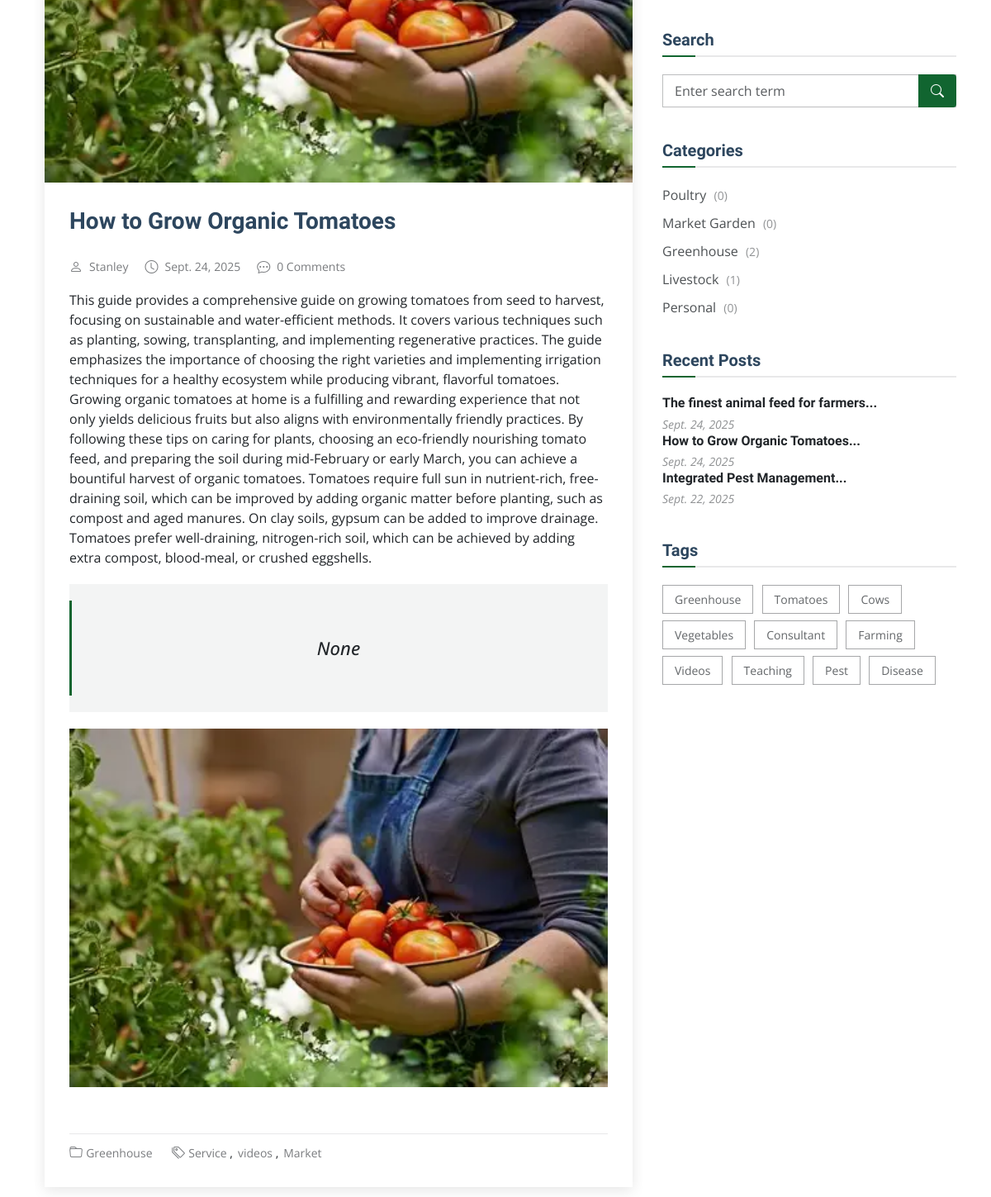
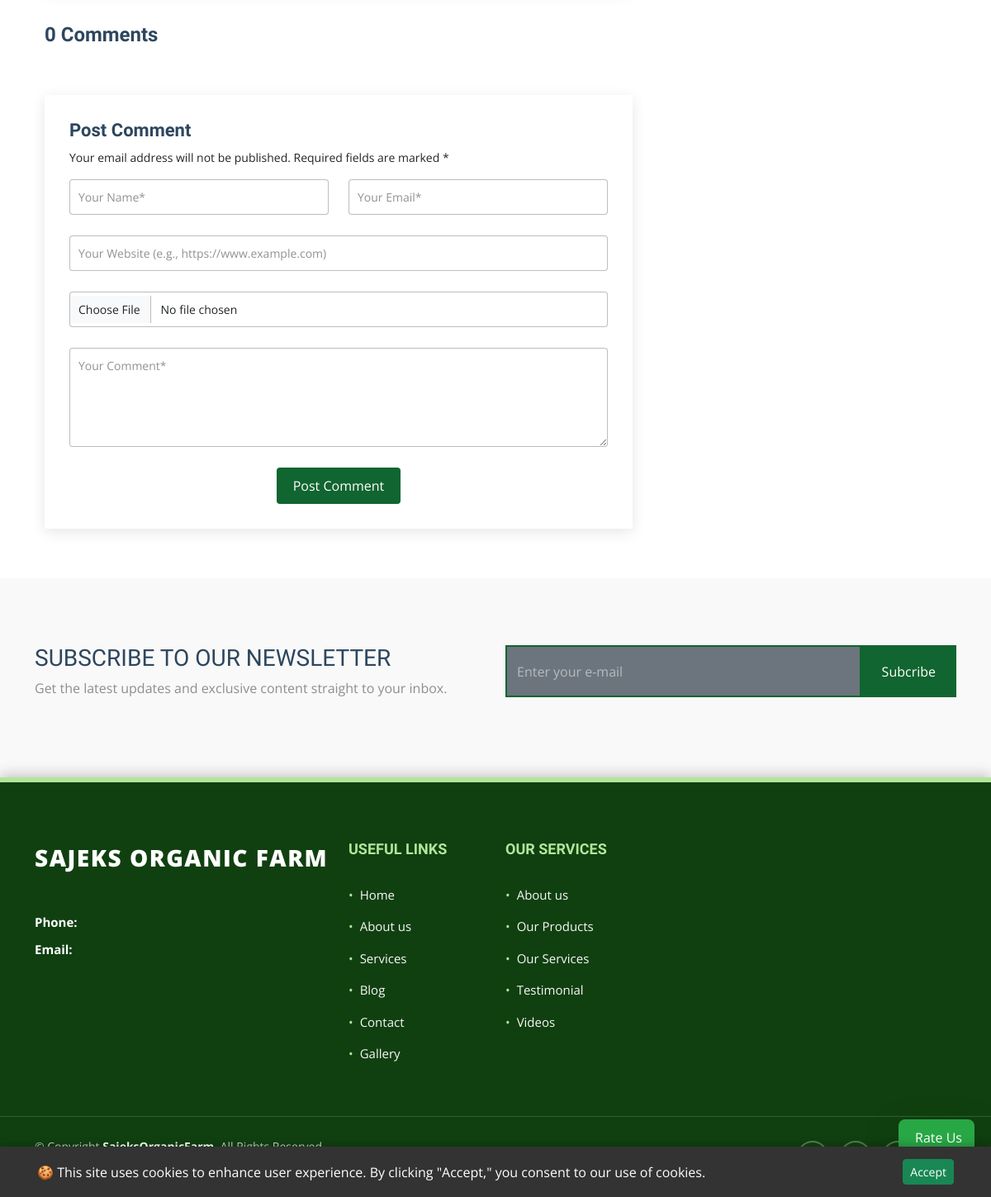
The page /blog_detail/2/ (lower part) on the database as committed earlier (2 pictures, top to bottom).
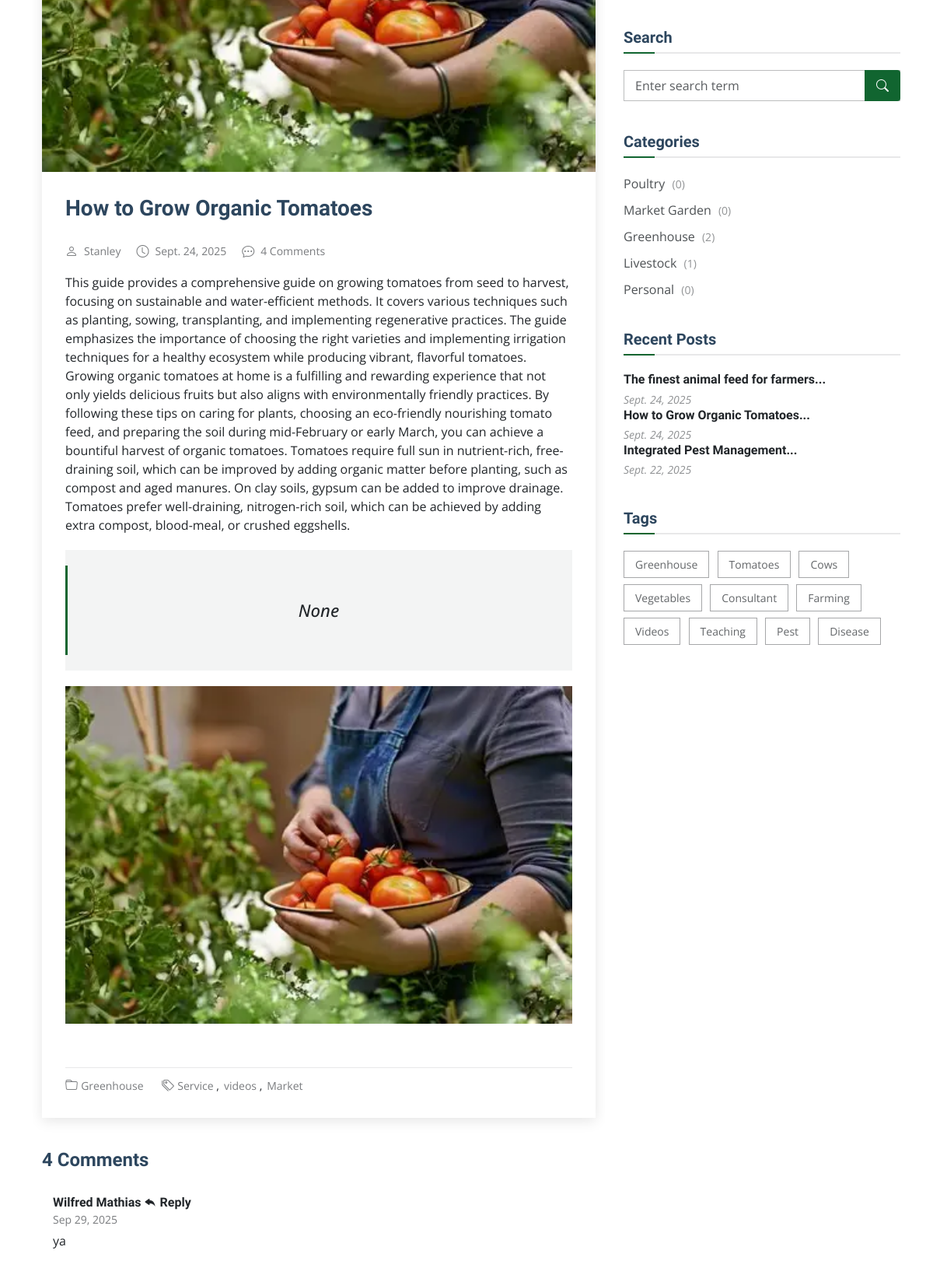
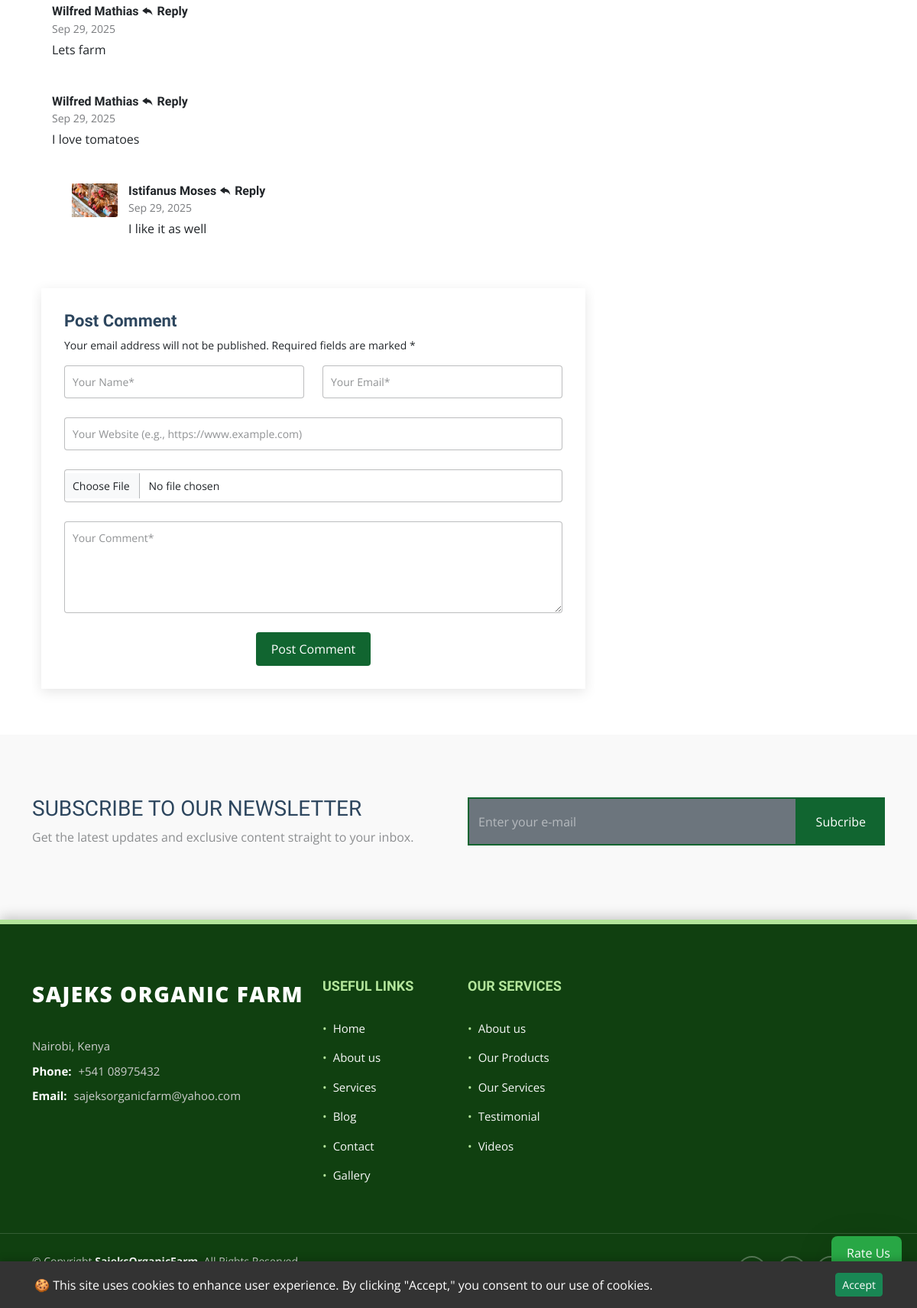
The same page on the database as committed later (2 pictures, top to bottom).
### sajeksApp/models.py (models this page shows, shortened)
class Category(models.Model):
    name = models.CharField(max_length=100)
    slug = models.SlugField(unique=True, help_text="A URL-friendly short label.")
    class Meta:
        verbose_name_plural = "Categories"
    def __str__(self):
        return self.name

class Blog(models.Model):
    title = models.CharField(max_length=255)
    slug = models.SlugField(unique=True, help_text="A URL-friendly short label.")
    author = models.ForeignKey(User, on_delete=models.CASCADE, related_name='blog_posts')
    img = models.ImageField(upload_to = 'blog_img', null=True, help_text='Upload the first image for this post')
    content = CKEditor5Field('Text', config_name='extends')
    blockquote = models.CharField(max_length=255, null=True, blank=True, help_text='Optional Quote. If you have a special short quote to support this post')
    img2 = models.ImageField(upload_to = 'blog_img', null=True, blank=True, help_text='Upload the optional second image for this post')
    content2 = CKEditor5Field(max_length = 500000, null =True, blank = True, help_text = 'Option. If you want to add second post to back up the second image you uploaded')
    categories = models.ManyToManyField(Category, related_name='posts')
    created_on = models.DateTimeField(auto_now_add=True)
    updated_on = models.DateTimeField(auto_now=True)
    tag = models.ForeignKey(Tags, on_delete=models.CASCADE, related_name='tags', null=True, blank=True)
    class Meta:
        ordering = ['-created_on']

class Tags(models.Model):
    name = models.CharField(max_length=100)

class Comment(models.Model):
    full_name=models.CharField(max_length=1000)
    blog = models.ForeignKey(Blog, on_delete=models.CASCADE)
    content = CKEditor5Field(max_length = 1000, null=True, blank =True)
    parent = models.ForeignKey(
        'self',
        on_delete=models.CASCADE,
        null=True,
        blank=True,
        related_name='replies'
    )
    email = models.EmailField(max_length=100, null=True, blank=True)
    website = models.URLField(max_length=100, null =True, blank=True)
    img = models.ImageField(upload_to = 'blog_img', null=True, blank=True, help_text='Upload the optional image for this post')
    created_on = models.DateTimeField(auto_now_add=True)
    updated_on = models.DateTimeField(auto_now=True)

class adminContact(models.Model):
    location = models.CharField(max_length=50)
    email = models.EmailField(max_length=50)
    call= models.CharField(max_length=50)

### sajeksApp/views.py (the view, shortened to what this page needs)
# urls.py: path('blog_detail/<int:blog_id>/', views.blog_detail, name ='blog_detail'),
def blog_detail(request, blog_id):
    try:
        blog = get_object_or_404(Blog, id=blog_id)
    except Blog.DoesNotExist:
        messages.info(request, 'This blog does not exist')
    recent_post = Blog.objects.all()
    tags = Tags.objects.all()
    categories = Category.objects.annotate(post_count = Count('posts') )
    top_level_comments = Comment.objects.filter(blog=blog, parent=None).order_by('-created_on')
    comment_count = Comment.objects.filter(blog=blog)
    if request.method == 'POST':
        form = CommentForm(request.POST, request.FILES)
        if form.is_valid():
            new_comment = form.save(commit=False)
            new_comment.blog = blog
            parent_id = form.cleaned_data.get('parent')
            if parent_id:
                parent_comment = get_object_or_404(Comment, id=parent_id)
                new_comment.parent = parent_comment
            new_comment.save()
            redirect_url = f"{reverse('blog_detail', args=[blog.id])}#comment-form-section"
            return redirect(redirect_url)
    else:
        form = CommentForm()
    search_blogs = None
    search_form = SearchForm(request.GET or None)
    subscribtion_form = SubscribtionForm()
    contact = adminContact.objects.first()
    msg_countig = Contact.objects.filter(status =True)
    message_count = msg_countig.count()
    context = {
        'admincontact':contact,
        'blog': blog,
        'recent_posts': recent_post,
        'comments': top_level_comments,
        'form': form,
        'comment_count': comment_count.count(),
        'categories_count':categories,
        'tags':tags,
        'search_blog':search_blogs,
        'search_form':search_form,
        'sub_form': subscribtion_form,
        'message_count':message_count
    }
    return render(request, 'sajeksApp/blog-details.html', context)

### sajeksApp/forms.py
class TestimonialForm(forms.ModelForm):
    rating = forms.IntegerField(
        label='Rate Your Experience (1 to 5 Stars)',
        widget=forms.RadioSelect(choices=[
            (1, '⭐'),
            (2, '⭐⭐'),
            (3, '⭐⭐⭐'),
            (4, '⭐⭐⭐⭐'),
            (5, '⭐⭐⭐⭐⭐')
        ]),
        initial=5,
    )
    class Meta:
        model = Testimonial
        fields = ['full_name', 'rating', 'message', 'image']
        widgets = {
            'full_name': forms.TextInput(attrs={'class': 'form-control form-control-lg', 'placeholder': 'Your Full Name'}),
            'message': forms.Textarea(attrs={'class': 'form-control', 'rows': 6, 'placeholder': 'Share your detailed experience here...'}),
            'image': forms.FileInput(attrs={'class': 'form-control'}), # File inputs need form-control
        }

### sajeksApp/context_processors.py (called while the page is built)
def testimonial_form_processor(request):
    if request.method == 'POST' and 'full_name' in request.POST:
         return {'testimonial_form': TestimonialForm(request.POST, request.FILES)}
    return {'testimonial_form': TestimonialForm()}

### sajeksApp/templates/sajeksApp/blog-details.html (shortened to what the changed rows need)
{% extends 'sajeksApp/base/base.html' %}
{% load static %}
{% block content %}
  {% if search_blog %}
        {% include 'sajeksApp/search_refactor.html' %}
  {% else %}
  <div class="container">
    <div class="row">
      <div class="col-lg-8">
        <section id="blog-details" class="blog-details section">
          <div class="container">
            <article class="article">
              <div class="post-img">
                <img src="{{ blog.img.url}}" alt="" class="img-fluid" style="width: 100%;">
              </div>
              <h2 class="title">{{ blog.title|safe }}</h2>
              <div class="meta-top">
                <ul>
                  <li class="d-flex align-items-center"><i class="bi bi-person"></i> <a href="blog-details.html">{{ blog.author }}</a></li>
                  <li class="d-flex align-items-center"><i class="bi bi-clock"></i> <a href="blog-details.html"><time datetime="2020-01-01">{{ blog.updated_on|date }}</time></a></li>
                  <li class="d-flex align-items-center"><i class="bi bi-chat-dots"></i> <a href="blog-details.html">{{ comment_count }} Comments</a></li>
                </ul>
              </div>
              <div class="content">
                <p>
                  {{blog.content|safe}}
                </p>
                <blockquote>
                  <p>
                    {{blog.blockquote}}
                  </p>
                </blockquote>
                <img src="{{blog.img.url}}" class="img-fluid" alt="" style="width: 100%;">
                <p>
                  {{blog.content2|safe}}
                </p>
              </div>
              <div class="meta-bottom">
                <i class="bi bi-folder"></i>
                <ul class="cats">
                  {% for cat in blog.categories.all %}
                  <li><a href="{% url 'blog' %}">{{cat}}</a></li>
                  {% endfor %}
                </ul>
                <i class="bi bi-tags"></i>
                <ul class="tags">
                  <li><a href="{% url 'service' %}">Service</a></li>
                  <li><a href="{% url 'videos' %}">videos</a></li>
                  <li><a href="{% url 'produce_list_view' %}">Market</a></li>
                </ul>
              </div>
            </article>
          </div>
        </section>
        <section id="blog-comments" class="blog-comments section">
            <div class="container">
                <h4 class="comments-count">{{ comment_count }} Comments</h4>
                {% for comment in comments %}
                    {% if forloop.counter > 5 %}
                        <div id="comment-{{ comment.id }}" class="comment hidden-comment">
                    {% else %}
                        <div id="comment-{{ comment.id }}" class="comment">
                    {% endif %}
                        <div class="d-flex">
                            <div>
                                <h5>
                                    <a href="">{{ comment.full_name }}</a>
                                    <a href="#comment-form-{{ comment.id }}" class="reply-btn" data-parent-id="{{ comment.id }}"><i class="bi bi-reply-fill"></i> Reply</a>
                                </h5>
                                <time datetime="{{ comment.created_on|date:'c' }}">{{ comment.created_on|date:'M d, Y' }}</time>
                                <p>{{ comment.content|safe }}</p>
                            </div>
                        </div>
                        {% for reply in comment.replies.all %}
                            <div id="comment-reply-{{ reply.id }}" class="comment comment-reply">
                                <div class="d-flex">
                                    <div class="comment-img">
                                        {% if reply.img %}
                                            <img src="{{ reply.img.url }}" alt="Reply Image">
                                        {% else %}
                                            <img src="{% static 'sajeksApp/assets/img/mulching_1.webp' %}" alt="Default Avatar">
                                        {% endif %}
                                    </div>
                                    <div>
                                        <h5>
                                            <a href="">{{ reply.full_name }}</a>
                                            <a href="#comment-form-{{ reply.id }}" class="reply-btn" data-parent-id="{{ reply.id }}"><i class="bi bi-reply-fill"></i> Reply</a>
                                        </h5>
                                        <time datetime="{{ reply.created_on|date:'c' }}">{{ reply.created_on|date:'M d, Y' }}</time>
                                        <p>{{ reply.content|safe }}</p>
                                    </div>
                                </div>
                                </div>
                        {% endfor %}
                    </div>
                {% endfor %}
            </div>
        </section>
        <section id="comment-form-section" class="comment-form section" id= "post_target">
          <div class="container">
            <form action="{% url 'blog_detail' blog.id %}" method="post" enctype="multipart/form-data">
                <h4>Post Comment</h4>
                <p>Your email address will not be published. Required fields are marked * </p>
                <div class="row">
                    <div class="col-md-6 form-group">
                        {{ form.full_name }}
                    </div>
                    <div class="col-md-6 form-group">
                        {{ form.email }}
                    </div>
                </div>
                <div class="row">
                    <div class="col form-group">
                        {{ form.website }}
                    </div>
                </div>
                <div class="row">
                    <div class="col form-group">
                        {{ form.img }}
                    </div>
                </div>
                <div class="row">
                    <div class="col form-group">
                        {{ form.content }}
                    </div>
                </div>
                <div class="text-center">
                    <button type="submit" class="btn btn-primary">Post Comment</button>
                </div>
            </form>
          </div>
        </section>
      </div>
      {% include 'sajeksApp/blog_sidebar.html' %}
    </div>
  </div>
  {% endif %}
{% endblock %}

### sajeksApp/templates/sajeksApp/blog_sidebar.html (shortened to what this page needs)
{% load static %}
<div class="col-lg-4 sidebar">
        <div class="widgets-container">
          <div class="search-widget widget-item">
            <h3 class="widget-title">Search</h3>
            <form action="">
              {{ search_form.query }}
              <button type="submit" title="Search"><i class="bi bi-search"></i></button>
            </form>
          </div>
          <div class="categories-widget widget-item">
            <h3 class="widget-title">Categories</h3>
            <ul class="mt-3">
              {% for count in categories_count %}
              <li><a href="{% url 'categories' count.name %}">{{ count.name }} <span>({{count.post_count}})</span></a></li>
              {% endfor %}
            </ul>
          </div>
          <div class="recent-posts-widget-2 widget-item" >
            <h3 class="widget-title">Recent Posts</h3>
            <div class="post-item">
              {% for recent in recent_posts %}
              <h4><a href="{% url 'blog_detail' recent.id %}">{{recent.title | safe|truncatewords:7}}...</a></h4>
              <time datetime="2020-01-01">{{recent.updated_on | date}}</time>
              {% endfor %}
            </div>
          </div>
          <div class="tags-widget widget-item">
            <h3 class="widget-title">Tags</h3>
            <ul>
              {% for tag in tags %}
              <li><a href="{% url 'tag' tag.name %}">{{ tag.name }}</a></li>
              {% endfor %}
            </ul>
          </div>
        </div>
      </div>

### sajeksFooter/templates/sajeksFooter/footer.html (shortened to what the changed rows need)
{% extends "sajeksFooter/base/base.html" %}
{% block content %}
<footer id="footer" style="
    background: #104010; /* Dark Forest Green */
    color: #f8f8f8; /* Light text */
    font-size: 15px;
    padding: 0;
    border-top: 6px solid #b3e59b; /* Light green accent */
    box-shadow: 0 -4px 15px rgba(0, 0, 0, 0.2);
">
    <div class="footer-top" style="padding: 70px 0 40px 0;">
        <div class="container">
            <div class="row gy-4">
                <div class="col-lg-4 col-md-6 footer-about">
                    <div class="footer-contact pt-3" style="margin-top: 20px;">
                        <p style="margin-bottom: 10px; color: #cccccc;">{{admincontact.location}}</p>
                        <p style="margin-bottom: 10px;">
                            <strong style="color: #ffffff; font-weight: 700; margin-right: 5px;">Phone:</strong>
                            <span style="color: #cccccc;">{{admincontact.call}}</span>
                        </p>
                        <p style="margin-bottom: 0;">
                            <strong style="color: #ffffff; font-weight: 700; margin-right: 5px;">Email:</strong>
                            <span style="color: #cccccc;">{{admincontact.email}}</span>
                        </p>
                    </div>
                </div>
            </div>
        </div>
    </div>
</footer>
{% endblock %}

Rows that differ between the two databases and show on the page:
added Comment: full_name "Wilfred Mathias", created_on "Sep 29, 2025", content "ya", shown under "4 Comments"
added Comment: full_name "Wilfred Mathias", created_on "Sep 29, 2025", content "Lets farm", shown under "4 Comments"
added Comment: full_name "Wilfred Mathias", created_on "Sep 29, 2025", content "I love tomatoes", shown under "4 Comments"
added Comment: img (picture), full_name "Istifanus Moses", created_on "Sep 29, 2025", content "I like it as well", shown under "Wilfred Mathias"
added adminContact: location "Nairobi, Kenya", call "+541 08975432", email "sajeksorganicfarm@yahoo.com"
Other text that changed with them:
{{ comment_count }}: "0" → "4"
